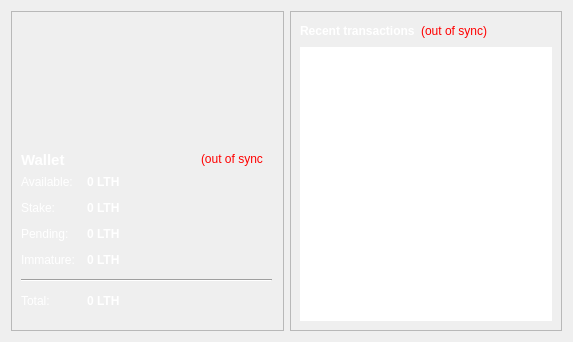
<?xml version="1.0" encoding="UTF-8"?>
<ui version="4.0">
 <class>OverviewPage</class>
 <widget class="QWidget" name="OverviewPage">
  <property name="geometry">
   <rect>
    <x>0</x>
    <y>0</y>
    <width>573</width>
    <height>342</height>
   </rect>
  </property>
  <property name="windowTitle">
   <string>Form</string>
  </property>
  <property name="styleSheet">
   <string notr="true">color: rgb(255, 255, 255);</string>
  </property>
  <layout class="QHBoxLayout" name="horizontalLayout" stretch="1,1">
   <item>
    <layout class="QVBoxLayout" name="verticalLayout_2">
     <item>
      <widget class="QFrame" name="frame">
       <property name="frameShape">
        <enum>QFrame::StyledPanel</enum>
       </property>
       <property name="frameShadow">
        <enum>QFrame::Raised</enum>
       </property>
       <widget class="QWidget" name="layoutWidget">
        <property name="geometry">
         <rect>
          <x>10</x>
          <y>164</y>
          <width>251</width>
          <height>213</height>
         </rect>
        </property>
        <layout class="QFormLayout" name="formLayout_2">
         <property name="fieldGrowthPolicy">
          <enum>QFormLayout::AllNonFixedFieldsGrow</enum>
         </property>
         <property name="horizontalSpacing">
          <number>12</number>
         </property>
         <property name="verticalSpacing">
          <number>12</number>
         </property>
         <item row="0" column="0">
          <widget class="QLabel" name="label">
           <property name="styleSheet">
            <string notr="true">color: rgb(255, 255, 255);</string>
           </property>
           <property name="text">
            <string>Available:</string>
           </property>
          </widget>
         </item>
         <item row="0" column="1">
          <widget class="QLabel" name="labelBalance">
           <property name="font">
            <font>
             <weight>75</weight>
             <bold>true</bold>
            </font>
           </property>
           <property name="cursor">
            <cursorShape>IBeamCursor</cursorShape>
           </property>
           <property name="toolTip">
            <string>Your current spendable balance</string>
           </property>
           <property name="styleSheet">
            <string notr="true">color: rgb(255, 255, 255);</string>
           </property>
           <property name="text">
            <string notr="true">0 LTH</string>
           </property>
           <property name="textInteractionFlags">
            <set>Qt::LinksAccessibleByMouse|Qt::TextSelectableByKeyboard|Qt::TextSelectableByMouse</set>
           </property>
          </widget>
         </item>
         <item row="2" column="0">
          <widget class="QLabel" name="label_6">
           <property name="styleSheet">
            <string notr="true">color: rgb(255, 255, 255);</string>
           </property>
           <property name="text">
            <string>Stake:</string>
           </property>
          </widget>
         </item>
         <item row="2" column="1">
          <widget class="QLabel" name="labelStake">
           <property name="font">
            <font>
             <weight>75</weight>
             <bold>true</bold>
            </font>
           </property>
           <property name="cursor">
            <cursorShape>IBeamCursor</cursorShape>
           </property>
           <property name="toolTip">
            <string>Total of coins that was staked, and do not yet count toward the current balance</string>
           </property>
           <property name="styleSheet">
            <string notr="true">color: rgb(255, 255, 255);</string>
           </property>
           <property name="text">
            <string notr="true">0 LTH</string>
           </property>
           <property name="textInteractionFlags">
            <set>Qt::LinksAccessibleByMouse|Qt::TextSelectableByKeyboard|Qt::TextSelectableByMouse</set>
           </property>
          </widget>
         </item>
         <item row="3" column="0">
          <widget class="QLabel" name="label_3">
           <property name="styleSheet">
            <string notr="true">color: rgb(255, 255, 255);</string>
           </property>
           <property name="text">
            <string>Pending:</string>
           </property>
          </widget>
         </item>
         <item row="3" column="1">
          <widget class="QLabel" name="labelUnconfirmed">
           <property name="font">
            <font>
             <weight>75</weight>
             <bold>true</bold>
            </font>
           </property>
           <property name="cursor">
            <cursorShape>IBeamCursor</cursorShape>
           </property>
           <property name="toolTip">
            <string>Total of transactions that have yet to be confirmed, and do not yet count toward the current balance</string>
           </property>
           <property name="styleSheet">
            <string notr="true">color: rgb(255, 255, 255);</string>
           </property>
           <property name="text">
            <string notr="true">0 LTH</string>
           </property>
           <property name="textInteractionFlags">
            <set>Qt::LinksAccessibleByMouse|Qt::TextSelectableByKeyboard|Qt::TextSelectableByMouse</set>
           </property>
          </widget>
         </item>
         <item row="4" column="0">
          <widget class="QLabel" name="labelImmatureText">
           <property name="styleSheet">
            <string notr="true">color: rgb(255, 255, 255);</string>
           </property>
           <property name="text">
            <string>Immature:</string>
           </property>
          </widget>
         </item>
         <item row="4" column="1">
          <widget class="QLabel" name="labelImmature">
           <property name="font">
            <font>
             <weight>75</weight>
             <bold>true</bold>
            </font>
           </property>
           <property name="toolTip">
            <string>Mined balance that has not yet matured</string>
           </property>
           <property name="styleSheet">
            <string notr="true">color: rgb(255, 255, 255);</string>
           </property>
           <property name="text">
            <string notr="true">0 LTH</string>
           </property>
           <property name="textInteractionFlags">
            <set>Qt::LinksAccessibleByMouse|Qt::TextSelectableByKeyboard|Qt::TextSelectableByMouse</set>
           </property>
          </widget>
         </item>
         <item row="5" column="0" colspan="2">
          <widget class="Line" name="line">
           <property name="orientation">
            <enum>Qt::Horizontal</enum>
           </property>
          </widget>
         </item>
         <item row="6" column="0">
          <widget class="QLabel" name="labelTotalText">
           <property name="styleSheet">
            <string notr="true">color: rgb(255, 255, 255);</string>
           </property>
           <property name="text">
            <string>Total:</string>
           </property>
          </widget>
         </item>
         <item row="6" column="1">
          <widget class="QLabel" name="labelTotal">
           <property name="font">
            <font>
             <weight>75</weight>
             <bold>true</bold>
            </font>
           </property>
           <property name="cursor">
            <cursorShape>IBeamCursor</cursorShape>
           </property>
           <property name="toolTip">
            <string>Your current total balance</string>
           </property>
           <property name="styleSheet">
            <string notr="true">color: rgb(255, 255, 255);</string>
           </property>
           <property name="text">
            <string notr="true">0 LTH</string>
           </property>
           <property name="textInteractionFlags">
            <set>Qt::LinksAccessibleByMouse|Qt::TextSelectableByKeyboard|Qt::TextSelectableByMouse</set>
           </property>
          </widget>
         </item>
        </layout>
       </widget>
       <widget class="QLabel" name="label_5">
        <property name="geometry">
         <rect>
          <x>10</x>
          <y>140</y>
          <width>49</width>
          <height>18</height>
         </rect>
        </property>
        <property name="font">
         <font>
          <pointsize>11</pointsize>
          <weight>75</weight>
          <bold>true</bold>
         </font>
        </property>
        <property name="styleSheet">
         <string notr="true">color: rgb(255, 255, 255);</string>
        </property>
        <property name="text">
         <string>Wallet</string>
        </property>
       </widget>
       <widget class="QLabel" name="labelWalletStatus">
        <property name="geometry">
         <rect>
          <x>190</x>
          <y>140</y>
          <width>62</width>
          <height>16</height>
         </rect>
        </property>
        <property name="toolTip">
         <string>The displayed information may be out of date. Your wallet automatically synchronizes with the Lathaan network after a connection is established, but this process has not completed yet.</string>
        </property>
        <property name="styleSheet">
         <string notr="true">QLabel { color: red; }</string>
        </property>
        <property name="text">
         <string notr="true">(out of sync)</string>
        </property>
        <property name="alignment">
         <set>Qt::AlignLeading|Qt::AlignLeft|Qt::AlignVCenter</set>
        </property>
       </widget>
      </widget>
     </item>
    </layout>
   </item>
   <item>
    <layout class="QVBoxLayout" name="verticalLayout_3">
     <item>
      <widget class="QFrame" name="frame_2">
       <property name="frameShape">
        <enum>QFrame::StyledPanel</enum>
       </property>
       <property name="frameShadow">
        <enum>QFrame::Raised</enum>
       </property>
       <layout class="QVBoxLayout" name="verticalLayout">
        <item>
         <layout class="QHBoxLayout" name="horizontalLayout_2">
          <item>
           <widget class="QLabel" name="label_4">
            <property name="styleSheet">
             <string notr="true">color: rgb(255, 255, 255);</string>
            </property>
            <property name="text">
             <string>&lt;b&gt;Recent transactions&lt;/b&gt;</string>
            </property>
           </widget>
          </item>
          <item>
           <widget class="QLabel" name="labelTransactionsStatus">
            <property name="toolTip">
             <string>The displayed information may be out of date. Your wallet automatically synchronizes with the Lathaan network after a connection is established, but this process has not completed yet.</string>
            </property>
            <property name="styleSheet">
             <string notr="true">QLabel { color: red; }</string>
            </property>
            <property name="text">
             <string notr="true">(out of sync)</string>
            </property>
            <property name="alignment">
             <set>Qt::AlignRight|Qt::AlignTrailing|Qt::AlignVCenter</set>
            </property>
           </widget>
          </item>
          <item>
           <spacer name="horizontalSpacer">
            <property name="orientation">
             <enum>Qt::Horizontal</enum>
            </property>
            <property name="sizeHint" stdset="0">
             <size>
              <width>40</width>
              <height>20</height>
             </size>
            </property>
           </spacer>
          </item>
         </layout>
        </item>
        <item>
         <widget class="QListView" name="listTransactions">
          <property name="styleSheet">
           <string notr="true">QListView { background: transparent; }
color: rgb(255, 255, 255);</string>
          </property>
          <property name="frameShape">
           <enum>QFrame::NoFrame</enum>
          </property>
          <property name="verticalScrollBarPolicy">
           <enum>Qt::ScrollBarAlwaysOff</enum>
          </property>
          <property name="horizontalScrollBarPolicy">
           <enum>Qt::ScrollBarAlwaysOff</enum>
          </property>
          <property name="selectionMode">
           <enum>QAbstractItemView::NoSelection</enum>
          </property>
         </widget>
        </item>
       </layout>
      </widget>
     </item>
    </layout>
   </item>
  </layout>
 </widget>
 <resources/>
 <connections/>
</ui>
